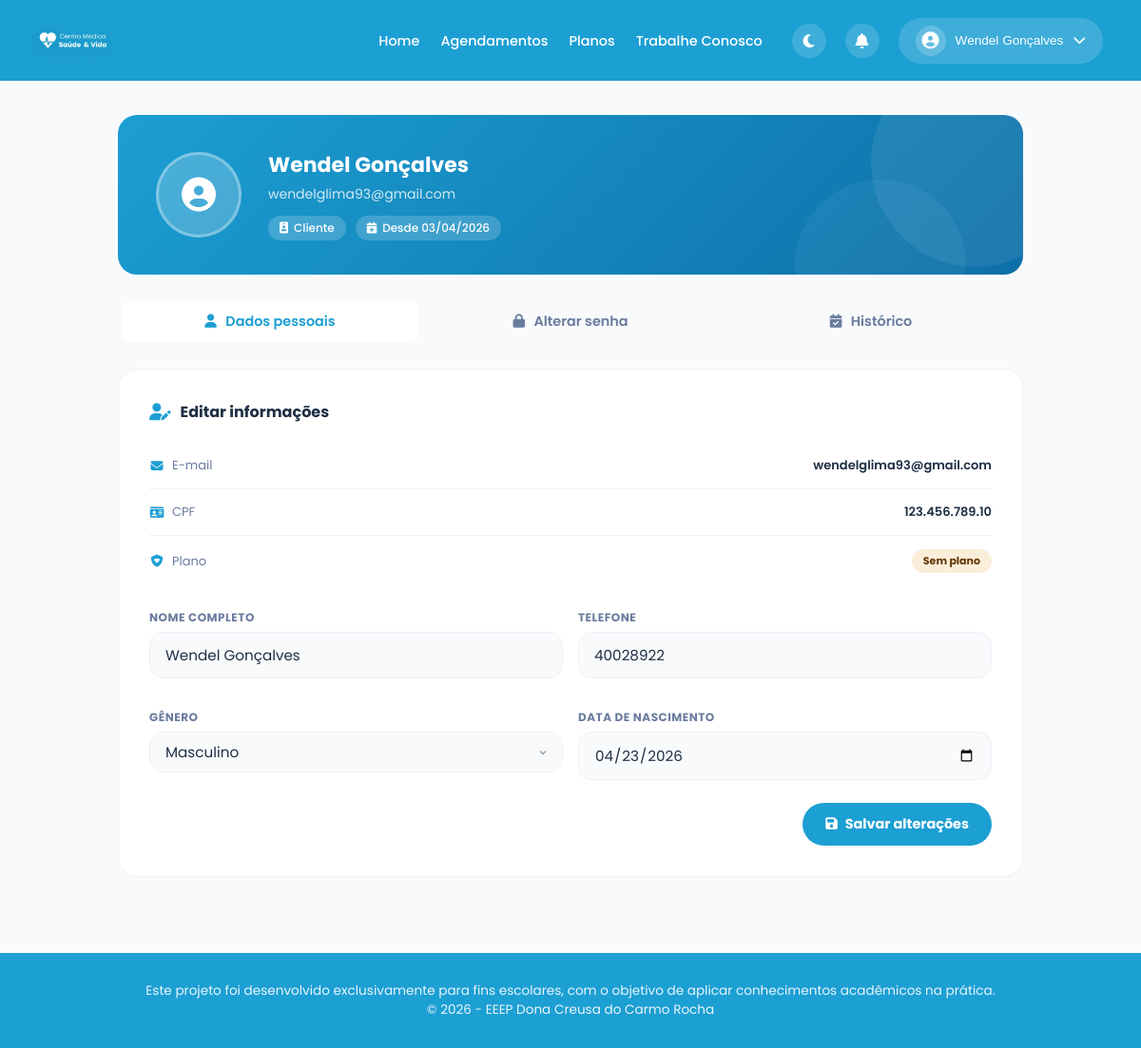
The page /meu_perfil (signed in) on the database its author committed.
### tables this page shows
CREATE TABLE usuarios (
        id INTEGER PRIMARY KEY AUTOINCREMENT,
        nome TEXT,
        cpf TEXT,
        telefone TEXT,
        genero TEXT,
        nascimento TEXT,
        email TEXT UNIQUE,
        senha TEXT,
        tipo TEXT,
        plano TEXT,
        status_pagamento TEXT,
        data_criacao TEXT
    );

### app.py (the view)
@app.route('/meu_perfil')
def meu_perfil():
    if 'user_id' not in session:
        return redirect('/')
    user_id = session['user_id']
    conn = conectar()
    cursor = conn.cursor()
    cursor.execute("""
    SELECT id, nome, email, telefone, cpf, genero, nascimento, plano, status_pagamento, data_criacao, tipo
    FROM usuarios WHERE id=?
    """, (user_id,))
    usuario = cursor.fetchone()
    try:
        cursor.execute("""
        SELECT id, medico, especialidade, data, hora, status
        FROM consultas
        WHERE usuario_id=?
        ORDER BY data DESC
        """, (user_id,))
        consultas = cursor.fetchall()
    except:
        consultas = []
    conn.close()
    return render_template("meu_perfil.html", usuario=usuario, consultas=consultas)

### app.py (called while the page is built)
def conectar():
    return sqlite3.connect('banco.db')

### templates/meu_perfil.html (shortened to what this page needs)
{% extends "base.html" %}
{% block content %}
<div class="page-wrap">
  <div class="perfil-hero">
    <div class="avatar-wrap">
      <i class="fas fa-user-circle"></i>
    </div>
    <div class="perfil-hero-info">
      <h2>{{ usuario[1] if usuario else 'Usuário' }}</h2>
      <p>{{ usuario[2] if usuario else '' }}</p>
      <div class="perfil-badges">
        {% if usuario %}
          <span class="perfil-badge"><i class="fas fa-id-badge"></i> {{ usuario[10] | capitalize }}</span>
          {% if usuario[9] %}
            <span class="perfil-badge"><i class="fas fa-calendar-plus"></i> Desde {{ usuario[9][:10] if usuario[9] else '' }}</span>
          {% endif %}
        {% endif %}
      </div>
    </div>
  </div>
  <div class="tabs-scroll">
    <div class="tabs">
      <button class="tab-btn active" onclick="abrirTab('dados', this)"><i class="fas fa-user"></i> <span class="span-label">Dados pessoais</span></button>
      <button class="tab-btn" onclick="abrirTab('senha', this)"><i class="fas fa-lock"></i> <span class="span-label">Alterar senha</span></button>
      <button class="tab-btn" onclick="abrirTab('consultas', this)"><i class="fas fa-calendar-check"></i> <span class="span-label">Histórico</span></button>
    </div>
  </div>
  <div class="tab-panel active" id="tab-dados">
    <div class="perfil-card">
      <div class="card-title"><i class="fas fa-user-edit"></i> Editar informações</div>
      <div class="info-list" style="margin-bottom:24px">
        <div class="info-row">
          <span class="info-key"><i class="fas fa-envelope"></i> E-mail</span>
          <span class="info-val">{{ usuario[2] if usuario else '—' }}</span>
        </div>
        <div class="info-row">
          <span class="info-key"><i class="fas fa-id-card"></i> CPF</span>
          <span class="info-val">{{ usuario[4] if usuario and usuario[4] else '—' }}</span>
        </div>
        <div class="info-row">
          <span class="info-key"><i class="fas fa-shield-heart"></i> Plano</span>
          <span class="info-val">
            {% if usuario and usuario[7] %}
              <span class="badge badge-success">{{ usuario[7] }}</span>
            {% else %}
              <span class="badge badge-warning">Sem plano</span>
            {% endif %}
          </span>
        </div>
      </div>
      <form method="POST" action="/editar_perfil">
        <div class="form-grid">
          <div class="form-group">
            <label class="form-label">Nome completo</label>
            <input class="form-control" type="text" name="nome" value="{{ usuario[1] if usuario else '' }}" required />
          </div>
          <div class="form-group">
            <label class="form-label">Telefone</label>
            <input class="form-control" type="text" name="telefone" value="{{ usuario[3] if usuario and usuario[3] else '' }}" placeholder="(85) 9 0000-0000" />
          </div>
          <div class="form-group">
            <label class="form-label">Gênero</label>
            <select class="form-control" name="genero">
              <option value="Masculino" {% if usuario and usuario[5] == 'Masculino' %}selected{% endif %}>Masculino</option>
            </select>
          </div>
          <div class="form-group">
            <label class="form-label">Data de nascimento</label>
            <input class="form-control" type="date" name="nascimento" value="{{ usuario[6] if usuario and usuario[6] else '' }}" />
          </div>
        </div>
        <div class="btn-actions">
          <button type="submit" class="btn btn-primary"><i class="fas fa-save"></i> Salvar alterações</button>
        </div>
      </form>
    </div>
  </div>
</div>
{% endblock %}

### templates/base.html (style rules this page uses)
* { margin: 0; padding: 0; box-sizing: border-box; }
:root { --primary: #1c9fd3; --primary-dark: #1482ae; --primary-light: #e8f4fc; --secondary: #0a1220; --text-dark: #1e2f44; --text-gray: #6a7c9e; --text-light: #8d9db0; --white: #ffffff; --gray-bg: #f8fafc; --border: #eef2f8; --success: #10b981; --warning: #f59e0b; --error: #ef4444; --shadow-sm: 0 4px 12px rgba(0,0,0,0.05); --shadow-md: 0 8px 24px rgba(0,0,0,0.08); --shadow-lg: 0 20px 40px rgba(0,0,0,0.1); --transition: all 0.3s ease; }
body { font-family: 'Poppins', 'Montserrat', 'Segoe UI', sans-serif; background: var(--gray-bg); color: var(--text-dark); overflow-x: hidden; min-height: 100vh; display: flex; flex-direction: column; }

### rows shown on the page
usuarios: nome "Wendel Gonçalves", email "wendelglima93@gmail.com", tipo "Cliente", data_criacao "03/04/2026", cpf "123.456.789.10", telefone "40028922", genero "Masculino", nascimento "04/23/2026"

### other values the page prints
{{ session.nome if session.nome else 'Usuário' }} "Wendel Gonçalves"
